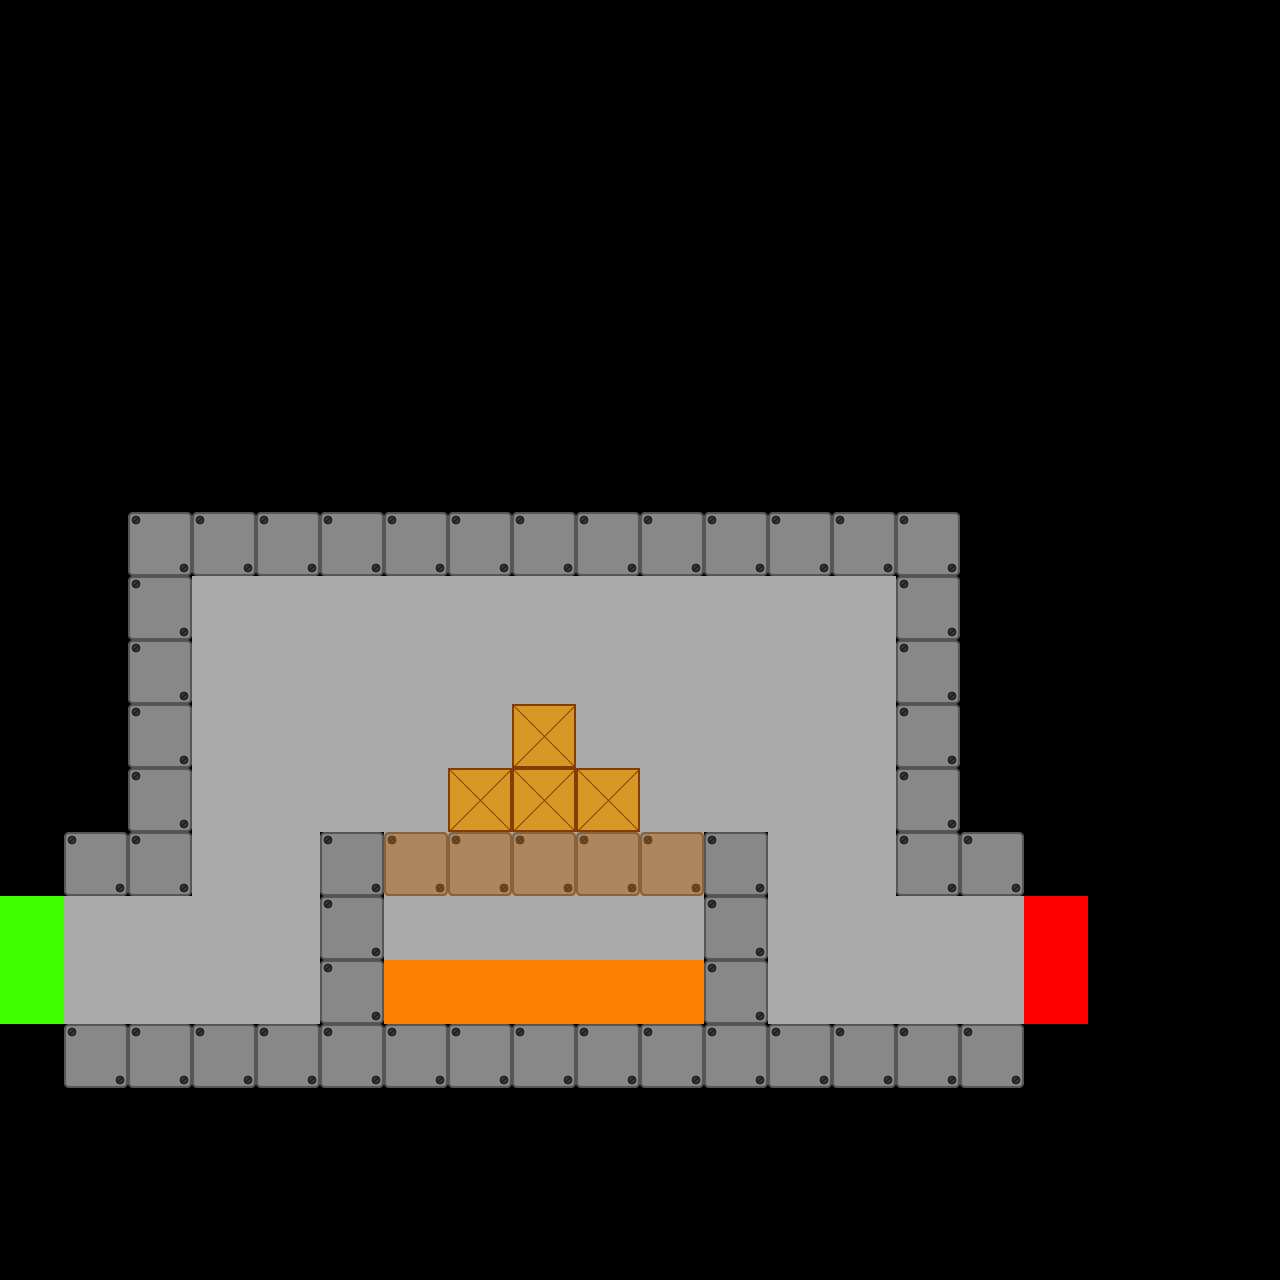

This is a level from a 2D game, rendered from its Tiled map with the project's own tilesets. A one-line summary and the map file follow, with tile-layer data summarised:
An orthogonal 20x20 tile map with 64x64 px tiles, 7 tile layers (Background, Hazards, Walls, Entrance, ...).

<map version="1.0" orientation="orthogonal" renderorder="right-down" width="20" height="20" tilewidth="64" tileheight="64" nextobjectid="1">
 <tileset firstgid="1" name="Tilesheet" tilewidth="64" tileheight="64">
  <image source="../Tilemap/TileSheet.png" width="320" height="384" />
 </tileset>
 <layer name="Background" width="20" height="20">
  <data>[400 cells, 65 non-empty, 1 distinct tile ids]</data>
 </layer>
 <layer name="Hazards" width="20" height="20">
  <data>[400 cells, 10 non-empty, 2 distinct tile ids]</data>
 </layer>
 <layer name="Walls" width="20" height="20">
  <data>[400 cells, 46 non-empty, 1 distinct tile ids]</data>
 </layer>
 <layer name="Entrance" width="20" height="20">
  <data>[400 cells, 2 non-empty, 1 distinct tile ids]</data>
 </layer>
 <layer name="Exit" width="20" height="20">
  <data>[400 cells, 2 non-empty, 1 distinct tile ids]</data>
 </layer>
 <layer name="Spawners" width="20" height="20">
  <data>[400 cells, 0 non-empty, 0 distinct tile ids]</data>
 </layer>
 <layer name="Physics" width="20" height="20">
  <data>[400 cells, 4 non-empty, 1 distinct tile ids]</data>
 </layer>
</map>